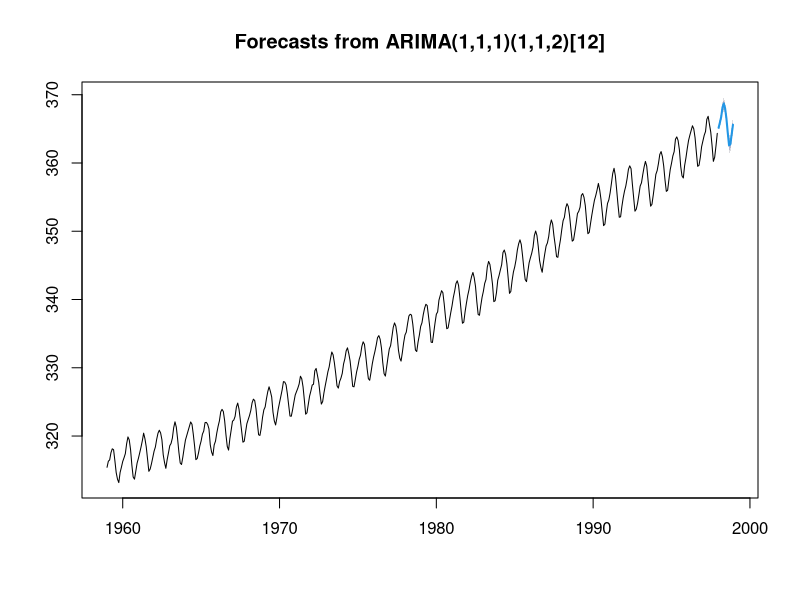
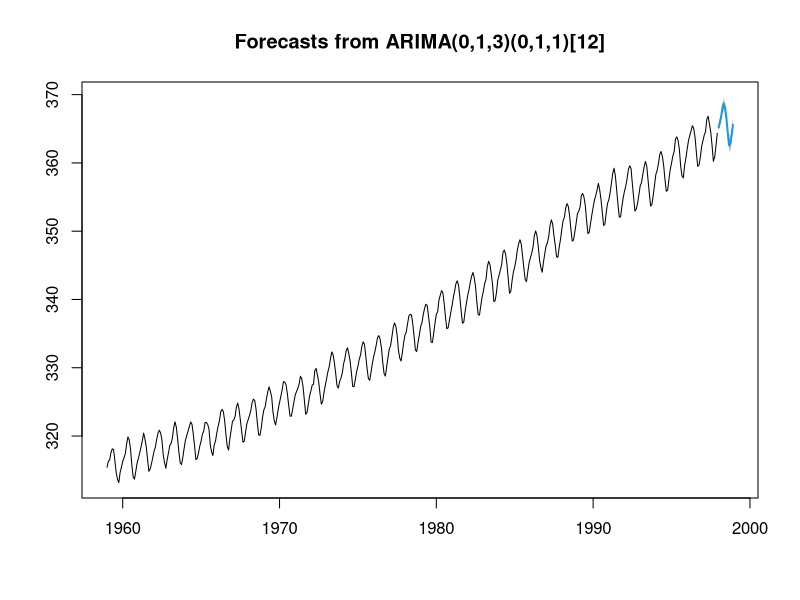
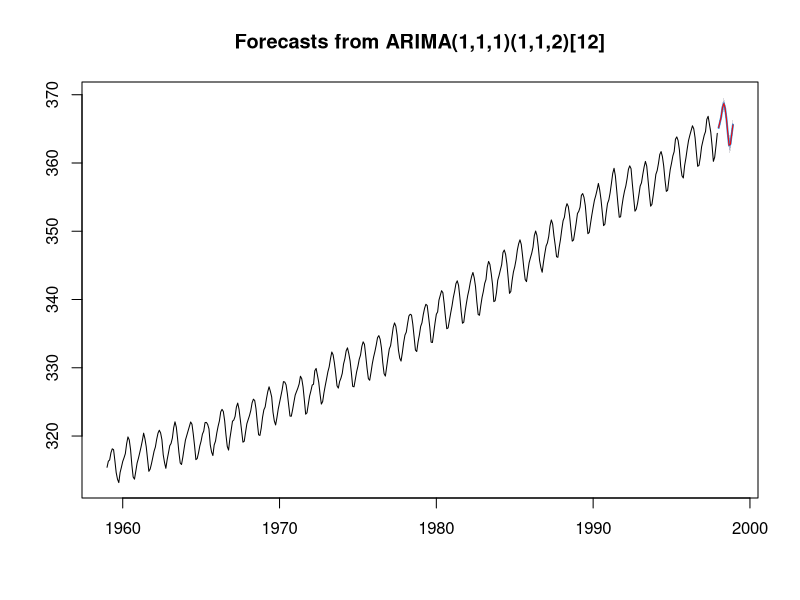

The R source for these figures, in order:
library(forecast)
library(ggplot2)

#Best model: ARIMA(1,1,1)(1,1,2)[12]
#AIC=180.78   AICc=180.97   BIC=205.5
modelo = auto.arima(co2, trace = T)
print(modelo)

#Best model: ARIMA(0,1,3)(0,1,1)[12]
#AIC=176.86   AICc=177   BIC=197.47
modelo2 = auto.arima(co2, trace = T,stepwise = F, approximation = F )
print(modelo2)

prev1 = forecast(modelo,h=12)
plot(prev1)

prev2 = forecast(modelo2,h=12)
plot(prev2)

print(prev1$mean)
print(prev2$mean)

plot(prev1)
lines(prev2$mean, col="red")